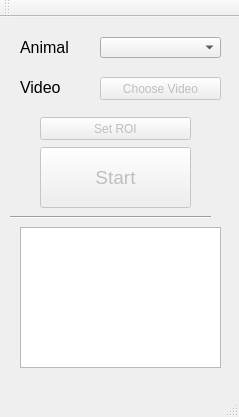
<?xml version="1.0" encoding="UTF-8"?>
<ui version="4.0">
 <class>FlyCapSet</class>
 <widget class="QMainWindow" name="FlyCapSet">
  <property name="geometry">
   <rect>
    <x>0</x>
    <y>0</y>
    <width>239</width>
    <height>417</height>
   </rect>
  </property>
  <property name="windowTitle">
   <string>FlyCapSet</string>
  </property>
  <widget class="QWidget" name="centralWidget">
   <widget class="QPushButton" name="btnStart">
    <property name="enabled">
     <bool>false</bool>
    </property>
    <property name="geometry">
     <rect>
      <x>40</x>
      <y>130</y>
      <width>151</width>
      <height>61</height>
     </rect>
    </property>
    <property name="font">
     <font>
      <pointsize>14</pointsize>
     </font>
    </property>
    <property name="text">
     <string>Start</string>
    </property>
   </widget>
   <widget class="QComboBox" name="cbAnimal">
    <property name="geometry">
     <rect>
      <x>100</x>
      <y>20</y>
      <width>121</width>
      <height>21</height>
     </rect>
    </property>
   </widget>
   <widget class="QLabel" name="lbUser">
    <property name="geometry">
     <rect>
      <x>20</x>
      <y>20</y>
      <width>61</width>
      <height>21</height>
     </rect>
    </property>
    <property name="font">
     <font>
      <pointsize>12</pointsize>
     </font>
    </property>
    <property name="text">
     <string>Animal</string>
    </property>
   </widget>
   <widget class="QLabel" name="lbVid">
    <property name="enabled">
     <bool>true</bool>
    </property>
    <property name="geometry">
     <rect>
      <x>20</x>
      <y>60</y>
      <width>71</width>
      <height>21</height>
     </rect>
    </property>
    <property name="font">
     <font>
      <pointsize>12</pointsize>
     </font>
    </property>
    <property name="text">
     <string>Video</string>
    </property>
   </widget>
   <widget class="QTextEdit" name="txtUpdates">
    <property name="geometry">
     <rect>
      <x>20</x>
      <y>210</y>
      <width>201</width>
      <height>141</height>
     </rect>
    </property>
   </widget>
   <widget class="Line" name="line">
    <property name="geometry">
     <rect>
      <x>10</x>
      <y>190</y>
      <width>201</width>
      <height>20</height>
     </rect>
    </property>
    <property name="orientation">
     <enum>Qt::Horizontal</enum>
    </property>
   </widget>
   <widget class="QPushButton" name="btnChooseVid">
    <property name="enabled">
     <bool>false</bool>
    </property>
    <property name="geometry">
     <rect>
      <x>100</x>
      <y>60</y>
      <width>121</width>
      <height>23</height>
     </rect>
    </property>
    <property name="text">
     <string>Choose Video</string>
    </property>
   </widget>
   <widget class="QPushButton" name="btnSelectROI">
    <property name="enabled">
     <bool>false</bool>
    </property>
    <property name="geometry">
     <rect>
      <x>40</x>
      <y>100</y>
      <width>151</width>
      <height>23</height>
     </rect>
    </property>
    <property name="text">
     <string>Set ROI</string>
    </property>
   </widget>
  </widget>
  <widget class="QMenuBar" name="menuBar">
   <property name="enabled">
    <bool>true</bool>
   </property>
   <property name="geometry">
    <rect>
     <x>0</x>
     <y>0</y>
     <width>239</width>
     <height>21</height>
    </rect>
   </property>
  </widget>
  <widget class="QToolBar" name="mainToolBar">
   <property name="enabled">
    <bool>true</bool>
   </property>
   <attribute name="toolBarArea">
    <enum>TopToolBarArea</enum>
   </attribute>
   <attribute name="toolBarBreak">
    <bool>false</bool>
   </attribute>
  </widget>
  <widget class="QStatusBar" name="statusBar">
   <property name="enabled">
    <bool>true</bool>
   </property>
  </widget>
 </widget>
 <layoutdefault spacing="6" margin="11"/>
 <resources/>
 <connections/>
</ui>
